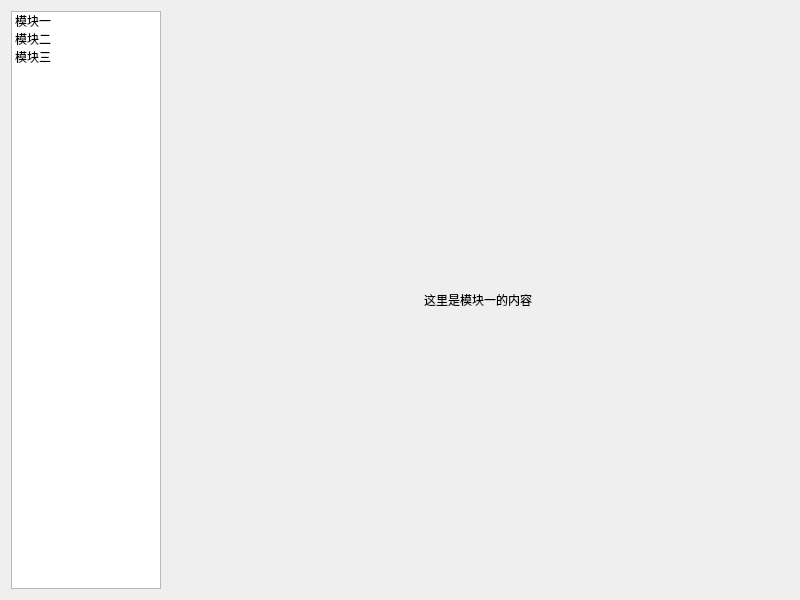
<?xml version="1.0" encoding="UTF-8"?>
<ui version="4.0">
 <class>Widget</class>
 <widget class="QWidget" name="Widget">
  <property name="geometry">
   <rect>
    <x>0</x>
    <y>0</y>
    <width>800</width>
    <height>600</height>
   </rect>
  </property>
  <property name="windowTitle">
   <string>主界面</string>
  </property>
  <layout class="QHBoxLayout" name="horizontalLayout">
   <item>
    <widget class="QListWidget" name="navigationList">
     <property name="maximumSize">
      <size>
       <width>150</width>
       <height>16777215</height>
      </size>
     </property>
     <item>
      <property name="text">
       <string>模块一</string>
      </property>
     </item>
     <item>
      <property name="text">
       <string>模块二</string>
      </property>
     </item>
     <item>
      <property name="text">
       <string>模块三</string>
      </property>
     </item>
    </widget>
   </item>
   <item>
    <widget class="QStackedWidget" name="stackedWidget">
     <property name="currentIndex">
      <number>0</number>
     </property>
     <widget class="QWidget" name="page_1">
      <layout class="QVBoxLayout" name="verticalLayout">
       <item>
        <widget class="QLabel" name="label_1">
         <property name="text">
          <string>这里是模块一的内容</string>
         </property>
         <property name="alignment">
          <set>Qt::AlignCenter</set>
         </property>
        </widget>
       </item>
      </layout>
     </widget>
     <widget class="QWidget" name="page_2">
      <layout class="QVBoxLayout" name="verticalLayout_2">
       <item>
        <widget class="QLabel" name="label_2">
         <property name="text">
          <string>这里是模块二的内容</string>
         </property>
         <property name="alignment">
          <set>Qt::AlignCenter</set>
         </property>
        </widget>
       </item>
      </layout>
     </widget>
     <widget class="QWidget" name="page_3">
      <layout class="QVBoxLayout" name="verticalLayout_3">
       <item>
        <widget class="QLabel" name="label_3">
         <property name="text">
          <string>这里是模块三的内容</string>
         </property>
         <property name="alignment">
          <set>Qt::AlignCenter</set>
         </property>
        </widget>
       </item>
      </layout>
     </widget>
    </widget>
   </item>
  </layout>
 </widget>
 <resources/>
 <connections>
  <connection>
   <sender>navigationList</sender>
   <signal>currentRowChanged(int)</signal>
   <receiver>stackedWidget</receiver>
   <slot>setCurrentIndex(int)</slot>
   <hints>
    <hint type="sourcelabel">
     <x>75</x>
     <y>299</y>
    </hint>
    <hint type="destinationlabel">
     <x>474</x>
     <y>299</y>
    </hint>
   </hints>
  </connection>
 </connections>
</ui>
